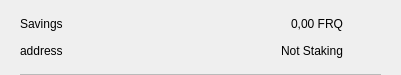
<?xml version="1.0" encoding="UTF-8"?>
<ui version="4.0">
 <class>CSRow</class>
 <widget class="QWidget" name="CSRow">
  <property name="geometry">
   <rect>
    <x>0</x>
    <y>0</y>
    <width>401</width>
    <height>75</height>
   </rect>
  </property>
  <property name="windowTitle">
   <string>Form</string>
  </property>
  <layout class="QVBoxLayout" name="verticalLayout">
   <property name="spacing">
    <number>0</number>
   </property>
   <property name="leftMargin">
    <number>20</number>
   </property>
   <property name="topMargin">
    <number>10</number>
   </property>
   <property name="rightMargin">
    <number>20</number>
   </property>
   <property name="bottomMargin">
    <number>0</number>
   </property>
   <item>
    <widget class="QWidget" name="info" native="true">
     <property name="minimumSize">
      <size>
       <width>0</width>
       <height>0</height>
      </size>
     </property>
     <layout class="QHBoxLayout" name="horizontalLayout_3">
      <property name="leftMargin">
       <number>0</number>
      </property>
      <property name="topMargin">
       <number>0</number>
      </property>
      <property name="rightMargin">
       <number>0</number>
      </property>
      <property name="bottomMargin">
       <number>10</number>
      </property>
      <item>
       <widget class="QWidget" name="container" native="true">
        <property name="minimumSize">
         <size>
          <width>0</width>
          <height>0</height>
         </size>
        </property>
        <layout class="QVBoxLayout" name="verticalLayout_2">
         <property name="spacing">
          <number>0</number>
         </property>
         <property name="leftMargin">
          <number>0</number>
         </property>
         <property name="topMargin">
          <number>0</number>
         </property>
         <property name="rightMargin">
          <number>0</number>
         </property>
         <property name="bottomMargin">
          <number>0</number>
         </property>
         <item>
          <layout class="QHBoxLayout" name="horizontalLayout">
           <item>
            <widget class="QLabel" name="labelName">
             <property name="text">
              <string>Savings</string>
             </property>
            </widget>
           </item>
           <item>
            <spacer name="horizontalSpacer">
             <property name="orientation">
              <enum>Qt::Horizontal</enum>
             </property>
             <property name="sizeHint" stdset="0">
              <size>
               <width>40</width>
               <height>20</height>
              </size>
             </property>
            </spacer>
           </item>
           <item>
            <widget class="QLabel" name="labelAmount">
             <property name="text">
              <string>0,00 FRQ</string>
             </property>
            </widget>
           </item>
          </layout>
         </item>
         <item>
          <layout class="QHBoxLayout" name="horizontalLayout_2">
           <item>
            <widget class="QLabel" name="labelAddress">
             <property name="text">
              <string>address</string>
             </property>
            </widget>
           </item>
           <item>
            <spacer name="horizontalSpacer_2">
             <property name="orientation">
              <enum>Qt::Horizontal</enum>
             </property>
             <property name="sizeHint" stdset="0">
              <size>
               <width>40</width>
               <height>20</height>
              </size>
             </property>
            </spacer>
           </item>
           <item>
            <widget class="QLabel" name="labelStaking">
             <property name="text">
              <string>Not Staking</string>
             </property>
            </widget>
           </item>
          </layout>
         </item>
        </layout>
       </widget>
      </item>
      <item alignment="Qt::AlignHCenter|Qt::AlignVCenter">
       <widget class="QPushButton" name="pushButtonMenu">
        <property name="minimumSize">
         <size>
          <width>24</width>
          <height>24</height>
         </size>
        </property>
        <property name="maximumSize">
         <size>
          <width>32</width>
          <height>32</height>
         </size>
        </property>
        <property name="focusPolicy">
         <enum>Qt::NoFocus</enum>
        </property>
        <property name="styleSheet">
         <string notr="true">border:none; background-color:transparent;</string>
        </property>
        <property name="text">
         <string/>
        </property>
        <property name="icon">
         <iconset>
          <normaloff>://ic-menu-hover</normaloff>://ic-menu-hover</iconset>
        </property>
        <property name="iconSize">
         <size>
          <width>24</width>
          <height>24</height>
         </size>
        </property>
       </widget>
      </item>
     </layout>
    </widget>
   </item>
   <item>
    <widget class="QLabel" name="lblDivisory">
     <property name="minimumSize">
      <size>
       <width>0</width>
       <height>1</height>
      </size>
     </property>
     <property name="maximumSize">
      <size>
       <width>16777215</width>
       <height>1</height>
      </size>
     </property>
     <property name="styleSheet">
      <string notr="true">background-color:#bababa;</string>
     </property>
     <property name="text">
      <string/>
     </property>
     <property name="alignment">
      <set>Qt::AlignBottom|Qt::AlignLeading|Qt::AlignLeft</set>
     </property>
    </widget>
   </item>
  </layout>
 </widget>
 <resources/>
 <connections/>
</ui>
